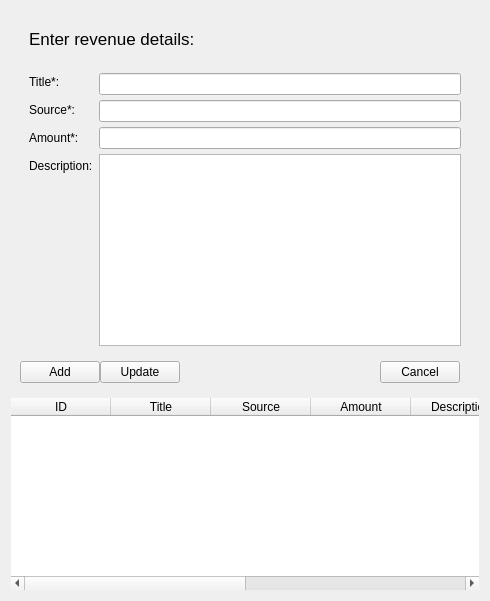
         <widget class="QWidget" name="revenue_page">
          <layout class="QVBoxLayout" name="verticalLayout_27">
           <item>
            <widget class="QFrame" name="revenue_add_frame_3">
             <property name="sizePolicy">
              <sizepolicy hsizetype="Preferred" vsizetype="Preferred">
               <horstretch>0</horstretch>
               <verstretch>0</verstretch>
              </sizepolicy>
             </property>
             <property name="maximumSize">
              <size>
               <width>600</width>
               <height>16777215</height>
              </size>
             </property>
             <property name="frameShape">
              <enum>QFrame::NoFrame</enum>
             </property>
             <property name="frameShadow">
              <enum>QFrame::Raised</enum>
             </property>
             <layout class="QVBoxLayout" name="verticalLayout_22">
              <item>
               <widget class="QFrame" name="frame_7">
                <property name="frameShape">
                 <enum>QFrame::NoFrame</enum>
                </property>
                <property name="frameShadow">
                 <enum>QFrame::Raised</enum>
                </property>
                <layout class="QVBoxLayout" name="verticalLayout_23">
                 <item alignment="Qt::AlignTop">
                  <widget class="QLabel" name="headingLabel_2">
                   <property name="font">
                    <font>
                     <pointsize>13</pointsize>
                     <weight>50</weight>
                     <bold>false</bold>
                    </font>
                   </property>
                   <property name="text">
                    <string>Enter revenue details:</string>
                   </property>
                   <property name="alignment">
                    <set>Qt::AlignLeading|Qt::AlignLeft|Qt::AlignVCenter</set>
                   </property>
                  </widget>
                 </item>
                </layout>
               </widget>
              </item>
              <item>
               <widget class="QFrame" name="frame_8">
                <property name="sizePolicy">
                 <sizepolicy hsizetype="Preferred" vsizetype="Preferred">
                  <horstretch>0</horstretch>
                  <verstretch>0</verstretch>
                 </sizepolicy>
                </property>
                <property name="frameShape">
                 <enum>QFrame::NoFrame</enum>
                </property>
                <property name="frameShadow">
                 <enum>QFrame::Raised</enum>
                </property>
                <layout class="QHBoxLayout" name="horizontalLayout_14">
                 <item alignment="Qt::AlignLeft|Qt::AlignTop">
                  <widget class="QFrame" name="frame_9">
                   <property name="frameShape">
                    <enum>QFrame::NoFrame</enum>
                   </property>
                   <property name="frameShadow">
                    <enum>QFrame::Raised</enum>
                   </property>
                   <layout class="QVBoxLayout" name="verticalLayout_24">
                    <property name="spacing">
                     <number>14</number>
                    </property>
                    <property name="leftMargin">
                     <number>0</number>
                    </property>
                    <property name="topMargin">
                     <number>2</number>
                    </property>
                    <property name="rightMargin">
                     <number>0</number>
                    </property>
                    <property name="bottomMargin">
                     <number>0</number>
                    </property>
                    <item>
                     <widget class="QLabel" name="titleLable_2">
                      <property name="text">
                       <string>Title*:</string>
                      </property>
                     </widget>
                    </item>
                    <item>
                     <widget class="QLabel" name="purposeLabel_2">
                      <property name="text">
                       <string>Source*:</string>
                      </property>
                     </widget>
                    </item>
                    <item>
                     <widget class="QLabel" name="amountLable_2">
                      <property name="text">
                       <string>Amount*:</string>
                      </property>
                     </widget>
                    </item>
                    <item>
                     <widget class="QLabel" name="descriptionLabel_2">
                      <property name="text">
                       <string>Description:</string>
                      </property>
                      <property name="margin">
                       <number>0</number>
                      </property>
                     </widget>
                    </item>
                   </layout>
                  </widget>
                 </item>
                 <item>
                  <widget class="QFrame" name="frame_10">
                   <property name="frameShape">
                    <enum>QFrame::NoFrame</enum>
                   </property>
                   <property name="frameShadow">
                    <enum>QFrame::Raised</enum>
                   </property>
                   <layout class="QVBoxLayout" name="verticalLayout_25">
                    <property name="spacing">
                     <number>5</number>
                    </property>
                    <property name="leftMargin">
                     <number>0</number>
                    </property>
                    <property name="topMargin">
                     <number>0</number>
                    </property>
                    <property name="rightMargin">
                     <number>0</number>
                    </property>
                    <property name="bottomMargin">
                     <number>0</number>
                    </property>
                    <item>
                     <widget class="QLineEdit" name="titleLineEdit_2"/>
                    </item>
                    <item>
                     <widget class="QLineEdit" name="sourceLineEdit_2"/>
                    </item>
                    <item>
                     <widget class="QLineEdit" name="amountLineEdit_2"/>
                    </item>
                    <item>
                     <widget class="QTextEdit" name="descriptionTextEdit_2"/>
                    </item>
                   </layout>
                  </widget>
                 </item>
                </layout>
               </widget>
              </item>
              <item>
               <widget class="QFrame" name="frame_11">
                <property name="frameShape">
                 <enum>QFrame::NoFrame</enum>
                </property>
                <property name="frameShadow">
                 <enum>QFrame::Raised</enum>
                </property>
                <layout class="QHBoxLayout" name="horizontalLayout_7">
                 <property name="spacing">
                  <number>0</number>
                 </property>
                 <property name="leftMargin">
                  <number>0</number>
                 </property>
                 <property name="topMargin">
                  <number>0</number>
                 </property>
                 <property name="rightMargin">
                  <number>10</number>
                 </property>
                 <property name="bottomMargin">
                  <number>0</number>
                 </property>
                 <item>
                  <widget class="QPushButton" name="addButton_4">
                   <property name="cursor">
                    <cursorShape>PointingHandCursor</cursorShape>
                   </property>
                   <property name="text">
                    <string>Add</string>
                   </property>
                   <property name="icon">
                    <iconset resource="resources.qrc">
                     <normaloff>:/icons/icons/plus.png</normaloff>:/icons/icons/plus.png</iconset>
                   </property>
                  </widget>
                 </item>
                 <item>
                  <widget class="QPushButton" name="updateButton_4">
                   <property name="cursor">
                    <cursorShape>PointingHandCursor</cursorShape>
                   </property>
                   <property name="text">
                    <string>Update</string>
                   </property>
                   <property name="icon">
                    <iconset resource="resources.qrc">
                     <normaloff>:/icons/icons/book.png</normaloff>:/icons/icons/book.png</iconset>
                   </property>
                  </widget>
                 </item>
                 <item>
                  <spacer name="horizontalSpacer_4">
                   <property name="orientation">
                    <enum>Qt::Horizontal</enum>
                   </property>
                   <property name="sizeHint" stdset="0">
                    <size>
                     <width>200</width>
                     <height>20</height>
                    </size>
                   </property>
                  </spacer>
                 </item>
                 <item>
                  <widget class="QPushButton" name="cancelButton_4">
                   <property name="cursor">
                    <cursorShape>PointingHandCursor</cursorShape>
                   </property>
                   <property name="text">
                    <string>Cancel</string>
                   </property>
                   <property name="icon">
                    <iconset resource="resources.qrc">
                     <normaloff>:/icons/icons/cross.png</normaloff>:/icons/icons/cross.png</iconset>
                   </property>
                  </widget>
                 </item>
                </layout>
               </widget>
              </item>
             </layout>
            </widget>
           </item>
           <item>
            <widget class="QFrame" name="revenue_list_frame_3">
             <property name="sizePolicy">
              <sizepolicy hsizetype="Preferred" vsizetype="MinimumExpanding">
               <horstretch>0</horstretch>
               <verstretch>0</verstretch>
              </sizepolicy>
             </property>
             <property name="frameShape">
              <enum>QFrame::NoFrame</enum>
             </property>
             <property name="frameShadow">
              <enum>QFrame::Raised</enum>
             </property>
             <layout class="QVBoxLayout" name="verticalLayout_21">
              <property name="spacing">
               <number>0</number>
              </property>
              <property name="leftMargin">
               <number>0</number>
              </property>
              <property name="topMargin">
               <number>0</number>
              </property>
              <property name="rightMargin">
               <number>0</number>
              </property>
              <property name="bottomMargin">
               <number>0</number>
              </property>
              <item>
               <widget class="QTableWidget" name="tableWidget_4">
                <property name="frameShape">
                 <enum>QFrame::NoFrame</enum>
                </property>
                <property name="editTriggers">
                 <set>QAbstractItemView::NoEditTriggers</set>
                </property>
                <column>
                 <property name="text">
                  <string>ID</string>
                 </property>
                </column>
                <column>
                 <property name="text">
                  <string>Title</string>
                 </property>
                </column>
                <column>
                 <property name="text">
                  <string>Source</string>
                 </property>
                </column>
                <column>
                 <property name="text">
                  <string>Amount</string>
                 </property>
                </column>
                <column>
                 <property name="text">
                  <string>Description</string>
                 </property>
                </column>
                <column>
                 <property name="text">
                  <string>Added at</string>
                 </property>
                </column>
                <column>
                 <property name="text">
                  <string/>
                 </property>
                </column>
                <column>
                 <property name="text">
                  <string/>
                 </property>
                </column>
               </widget>
              </item>
             </layout>
            </widget>
           </item>
          </layout>
         </widget>
